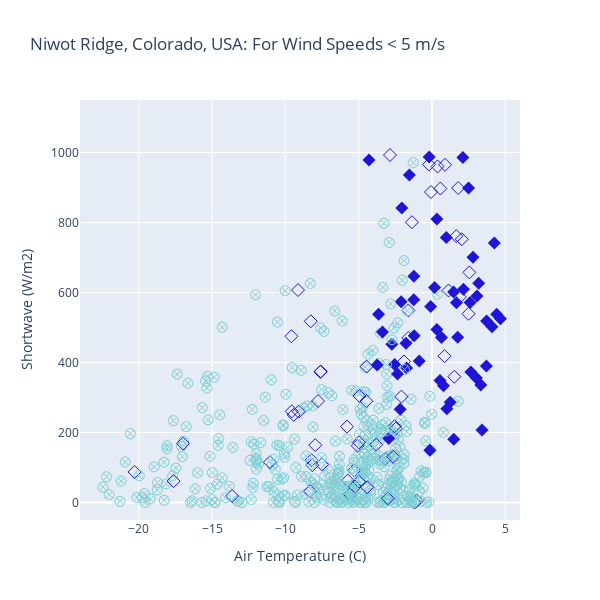

Notebook source saved alongside this figure:
### Code cell
df = niwot_dfWl5.copy(deep=True)
# df = niwot_df_unload.copy(deep=True)

fig = go.Figure(data=go.Scatter(x=df.temp, y=df.shortwave, 
    mode='markers',
    marker=dict(
        size=10,
        color=df.CD,
        symbol=df.Typesymbol,
        #set color equal to a variable
        colorscale=colorscaled, # one of plotly colorscales
        showscale=False
    )
))

fig.update_layout(title='Niwot Ridge, Colorado, USA: For Wind Speeds < 5 m/s', width=600, height=600, dragmode='select')
# fig.update_layout(title='Niwot Ridge, Colorado, USA: For All Wind Speeds', width=600, height=600, dragmode='select')
fig.update_xaxes(title_text=nametemp, range=[-24,6])
fig.update_yaxes(title_text=nameSW, range=[-50, 1150])


fig.show()

### Figure 1 — Plotly figure (JSON) as saved in the notebook; plotly's stock layout.template omitted (floating-point values rounded to 4 significant figures; data arrays with more than 128 entries replaced by an {"elided": "..."} marker saying what was removed)
{"data": [{"marker": {"color": {"elided": "485 int values"}, "colorscale": [[0, "#1F15D5"], [1, "#7dcfd4"]], "showscale": false, "size": 10, "symbol": {"elided": "485 int values"}}, "mode": "markers", "type": "scatter", "x": {"elided": "485 float values"}, "y": {"elided": "485 float values"}}], "layout": {"dragmode": "select", "height": 600, "title": {"text": "Niwot Ridge, Colorado, USA: For Wind Speeds < 5 m/s"}, "width": 600, "xaxis": {"range": [-24, 6], "title": {"text": "Air Temperature (C)"}}, "yaxis": {"range": [-50, 1150], "title": {"text": "Shortwave (W/m2)"}}}}
